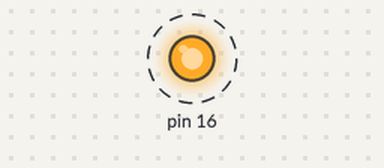
A program run on a simulated Raspberry Pi (header pin numbers). Parts: output pins drawn as LEDs (lit = HIGH). Dashed ring = blinking.

Above: at 0.5 s.
Timing chart, 0 to 4.6 s (numbered marks = the images above):
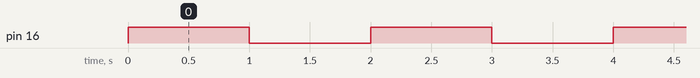

Measured:
- by itself, pin 16: alternates HIGH for 1.0 s and LOW for 1.0 s

The program:

Toggle_LED.py
```python
import RPi.GPIO as GPIO
import time

# GPIO Setup
GPIO.setmode(GPIO.BOARD)  # Use BOARD pin numbering
GPIO.setup(16, GPIO.OUT)  # Set pin 16 as an output

try:
    while True:  # Infinite loop
        GPIO.output(16, GPIO.HIGH)  # Turn LED on
        time.sleep(1)  # Wait for 1 second
        GPIO.output(16, GPIO.LOW)  # Turn LED off
        time.sleep(1)  # Wait for 1 second

except KeyboardInterrupt:  # Handle keyboard interrupt
    GPIO.cleanup()  # Clean up GPIO settings
```
